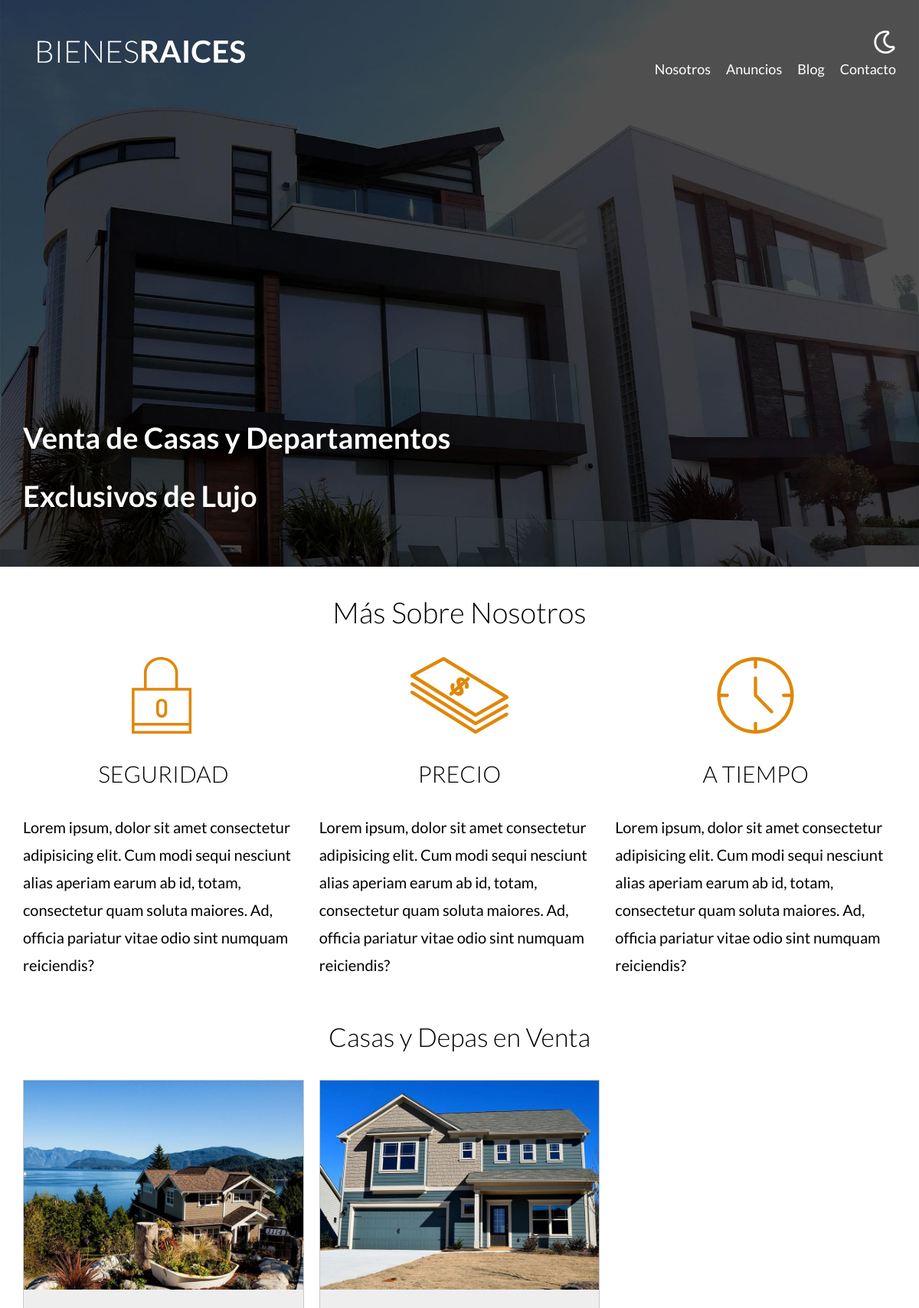
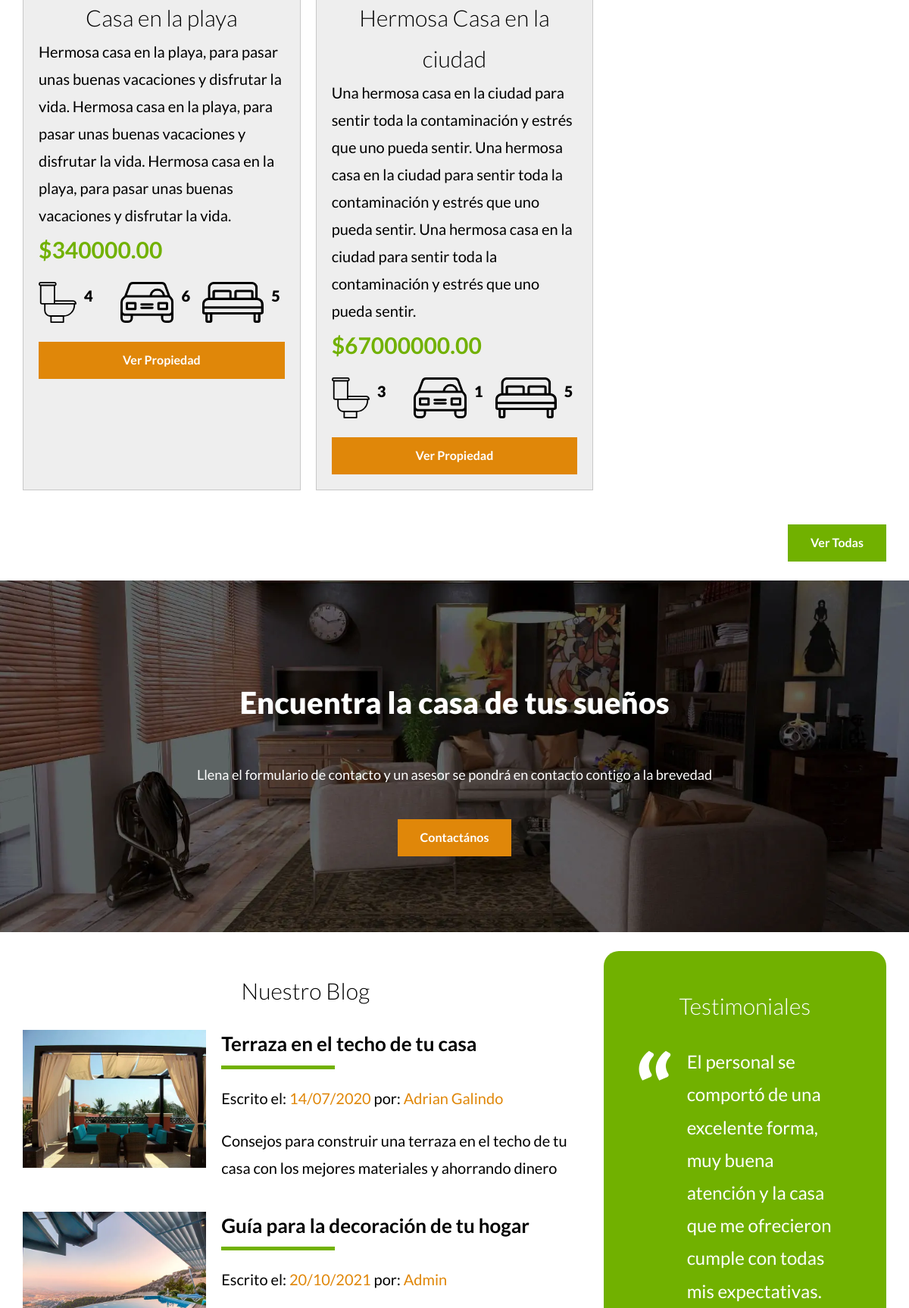
The page / (upper part) on the database its author committed (2 pictures, top to bottom).
### tables this page shows
CREATE TABLE `propiedades` (
  `id` int NOT NULL AUTO_INCREMENT,
  `titulo` varchar(60) DEFAULT NULL,
  `precio` decimal(10,2) DEFAULT NULL,
  `imagen` varchar(200) DEFAULT NULL,
  `descripcion` longtext,
  `habitaciones` int DEFAULT NULL,
  `wc` int DEFAULT NULL,
  `estacionamiento` int DEFAULT NULL,
  `creado` date DEFAULT NULL,
  `vendedorId` int DEFAULT NULL,
  PRIMARY KEY (`id`),
  KEY `vededorId_idx` (`vendedorId`),
  CONSTRAINT `vededorId` FOREIGN KEY (`vendedorId`) REFERENCES `vendedores` (`id`)
);

### includes/templates/anuncios.php (the view, shortened to what this page needs)
<?php
    $db = conectarDB();
    $query = "SELECT * FROM propiedades LIMIT ${limite}";
    $resultado = mysqli_query($db, $query);
?>
<div class="contenedor-anuncios">
        <?php while($propiedad = mysqli_fetch_assoc($resultado)): ?>
        <div class="anuncio">
            <img loading="lazy" src="/imagenes/<?php echo $propiedad['imagen']; ?>" alt="anuncio">
            <div class="contenido-anuncio">
                <h3><?php echo $propiedad['titulo']; ?></h3>
                <p><?php echo $propiedad['descripcion']; ?></p>
                <p class="precio">$<?php echo $propiedad['precio']; ?></p>
                <ul class="iconos-caracteristicas">
                    <li>
                        <img class="icono" loading="lazy" src="build/img/icono_wc.svg" alt="icono wc">
                        <p><?php echo $propiedad['wc']; ?></p>
                    </li>
                    <li>
                        <img class="icono" loading="lazy" src="build/img/icono_estacionamiento.svg" alt="icono estacionamiento">
                        <p><?php echo $propiedad['estacionamiento']; ?></p>
                    </li>
                    <li>
                        <img class="icono" loading="lazy" src="build/img/icono_dormitorio.svg" alt="icono habitaciones">
                        <p><?php echo $propiedad['habitaciones']; ?></p>
                    </li>
                </ul>
                <a href="anuncio.php?id=<?php echo $propiedad['id']; ?>" class="boton-amarillo-block">
                    Ver Propiedad
                </a>
            </div>
        </div>
        <?php endwhile; ?>
    </div>

### build/css/app.css (style rules this page uses)
html { -webkit-text-size-adjust:100%;line-height:1.15 }
body { margin:0 }
a { background-color:transparent }
img { border-style:none }
html { box-sizing:border-box;font-size:62.5% }
*,:after,:before { box-sizing:inherit }
body { font-family:Lato,sans-serif;font-size:1.6rem;line-height:1.8 }
p { color:#000;font-size:2rem }
a { text-decoration:none }
img,picture { display:block;width:100% }
h1,h2,h3 { font-family:Lato,sans-serif;font-weight:300;margin:2.5rem 0;text-align:center }
h3 { font-size:3rem }
.boton-amarillo-block { background-color:#e08709;border:none;color:#fff;display:block;font-weight:700;margin-top:2.5rem;padding:1rem 3rem;text-align:center;text-decoration:none }
@media (min-width:768px) { .contenedor-anuncios { display:grid;gap:2rem;grid-template-columns:repeat(3,1fr) } }
.anuncio { background-color:#eee;border:1px solid #c8c8c8;margin-bottom:2rem }
.anuncio .contenido-anuncio { padding:2rem }
.anuncio h3,.anuncio p { margin:0 }
.precio { color:#71b100;font-size:3rem;font-weight:700 }
.iconos-caracteristicas { display:flex;list-style:none;max-width:40rem;padding:0 }
.iconos-caracteristicas li { display:flex;flex:1 }
.iconos-caracteristicas li img { flex:0 0 5rem;margin-right:1rem }
.iconos-caracteristicas li p { font-weight:900 }

### rows shown on the page
propiedades: imagen (picture), titulo "Casa en la playa", descripcion "Hermosa casa en la playa, para pasar unas buenas vacaciones y disfrutar la vida. Hermosa casa en la playa, para pasar unas buenas vacaciones y disfrutar la vida. Hermosa casa en la playa, para pasar unas buenas vacaciones y disfrutar la vida.", precio "340000.00", wc "4", estacionamiento "6", habitaciones "5"
propiedades: imagen (picture), titulo "Hermosa Casa en la ciudad", descripcion "Una hermosa casa en la ciudad para sentir toda la contaminación y estrés que uno pueda sentir. Una hermosa casa en la ciudad para sentir toda la contaminación y estrés que uno pueda sentir. Una hermosa casa en la ciudad para sentir toda la contaminación y estrés que uno pueda sentir.", precio "67000000.00", wc "3", estacionamiento "1", habitaciones "5"
